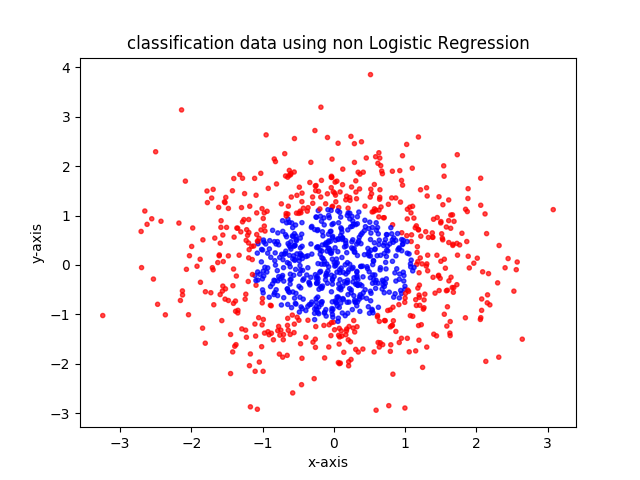

Python code for this plot:
# coding: UTF-8
# パッケージをインポート
import numpy as np
import matplotlib
import matplotlib.pyplot as plt
from sklearn.svm import LinearSVC
from sklearn.svm import SVC
from sklearn.model_selection import train_test_split
from sklearn.datasets import make_gaussian_quantiles

# データの生成
X, y = make_gaussian_quantiles(
    n_samples=1000, n_classes=2, n_features=2, random_state=42)
train_X, test_X, train_y, test_y = train_test_split(X, y, random_state=42)

# 以下にコードを記述してください
# モデルの構築
#ここに答えを書いてください
model1 = SVC()
model2 = LinearSVC()
# train_Xとtrain_yを使ってモデルに学習させる
#ここに答えを書いてください
model1.fit(train_X, train_y)
model2.fit(train_X, train_y)

pred_y1 = model1.predict(test_X)
pred_y2 = model2.predict(test_X)

# 正解率

accuracy1 = model1.score(test_X, test_y)
accuracy2 = model2.score(test_X, test_y)

# 適合率、再現率、F1
from sklearn.metrics import precision_score
from sklearn.metrics import recall_score, f1_score

precision1 = precision_score(test_y, pred_y1, average = None)
precision2 = precision_score(test_y, pred_y2, average = None)

recall1 = recall_score(test_y, pred_y1, average = None)
recall2 = recall_score(test_y, pred_y2, average = None)

f1_1 = f1_score(test_y, pred_y1, average = None)
f1_2 = f1_score(test_y, pred_y2, average = None)

print("test_y: {}".format(test_y))
print("pred_y1: {}".format(pred_y1))
print(test_y == pred_y1)
print("pred_y2: {}".format(pred_y2))
print(test_y == pred_y2)
print("accuracy1: {}".format(accuracy1))
print("accuracy2: {}".format(accuracy2))
print("precision1: {}".format(precision1))
print("precision2: {}".format(precision2))
print("recall1: {}".format(recall1))
print("recall2: {}".format(recall2))
print("f1_1: {}".format(f1_1))
print("f1_2: {}".format(f1_2))

# 生成したデータをプロット
plt.scatter(X[:, 0], X[:, 1], c=y, marker=".", cmap=matplotlib.cm.get_cmap(name="bwr"), alpha=0.7)
# グラフにタイトルを設定する
plt.title("classification data using non Logistic Regression")
# x軸、y軸それぞれに名前を設定する
plt.xlabel("x-axis")
plt.ylabel("y-axis")
plt.savefig("non_linear_regression.png")
